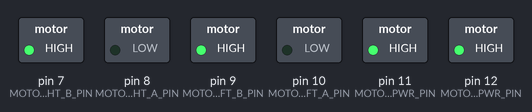
The sketch below on a simulated Arduino Uno, built with avr-gcc and run on an emulated ATmega328P. On the bench: switched loads named in the sketch (green lamp = pin HIGH).

Above: at 0.5 s.
At 4.0 s:
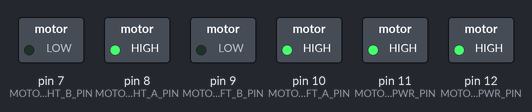
At 5.7 s:
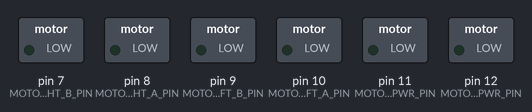
Timing chart, 0 to 9.1 s (numbered marks = the images above):
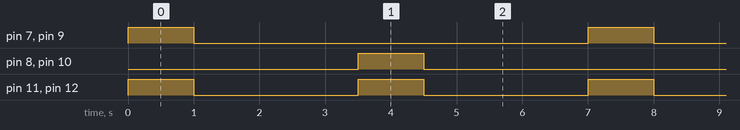

Measured:
- by itself, pin 11 (MOTOR_LEFT_PWR_PIN), pin 12 (MOTOR_RIGHT_PWR_PIN): alternates HIGH for 1.0 s and LOW for 2.5 s
- by itself, pin 7 (MOTOR_RIGHT_B_PIN), pin 8 (MOTOR_RIGHT_A_PIN), pin 9 (MOTOR_LEFT_B_PIN), pin 10 (MOTOR_LEFT_A_PIN): alternates HIGH for 1.0 s and LOW for 6.0 s
- by itself, everything shown: repeats every 7.0 s, in 4 steps

The sketch:

L293_example1.ino
```cpp
#define MOTOR_LEFT_PWR_PIN    11    /** Connected to L293 pin 1*/
#define MOTOR_LEFT_A_PIN      10    /** Connected to L293 pin 2 */
#define MOTOR_LEFT_B_PIN      9     /** Connected to L293 pin 7 */

#define MOTOR_RIGHT_PWR_PIN    12    /** Connected to L293 pin 9*/
#define MOTOR_RIGHT_A_PIN      8     /** Connected to L293 pin 10 */
#define MOTOR_RIGHT_B_PIN      7     /** Connected to L293 pin 15 */

typedef enum
{
  MOTOR_STOP,
  MOTOR_FWD,
  MOTOR_REV
}motor_state_t;

typedef struct
{
  bool    a_state;
  bool    b_state;
  uint8_t a_pin;
  uint8_t b_pin;
  uint8_t power;
  uint8_t power_pin;
}motor_t;

motor_t m_motor_left = {
  .a_state    = false,
  .b_state    = false,
  .a_pin      = MOTOR_LEFT_A_PIN,
  .b_pin      = MOTOR_LEFT_B_PIN,
  .power      = 0,
  .power_pin  = MOTOR_LEFT_PWR_PIN
};

motor_t m_motor_right = {
  .a_state    = false,
  .b_state    = false,
  .a_pin      = MOTOR_RIGHT_A_PIN,
  .b_pin      = MOTOR_RIGHT_B_PIN,
  .power      = 0,
  .power_pin  = MOTOR_RIGHT_PWR_PIN
};

void motor_write(motor_t * p_motor)
{
  digitalWrite(p_motor->a_pin, p_motor->a_state);
  digitalWrite(p_motor->b_pin, p_motor->b_state);
  analogWrite(p_motor->power_pin, p_motor->power);
}

void motor_config(motor_t * p_motor, motor_state_t state, uint8_t pwr)
{
    switch(state)
    {
      case MOTOR_STOP:
      default:
        p_motor->a_state  = false;
        p_motor->b_state  = false;
        p_motor->power    = 0;
      break;

      case MOTOR_FWD:
        p_motor->a_state  = false;
        p_motor->b_state  = true;
        p_motor->power    = pwr;
      break;

      case MOTOR_REV:
        p_motor->a_state  = true;
        p_motor->b_state  = false;
        p_motor->power    = pwr;
      break;
    }
    motor_write(p_motor);
}

void setup() {

  Serial.begin(115200);

  pinMode(m_motor_left.a_pin, OUTPUT);
  pinMode(m_motor_left.b_pin, OUTPUT);
  pinMode(m_motor_left.power_pin, OUTPUT);

  pinMode(m_motor_right.a_pin, OUTPUT);
  pinMode(m_motor_right.b_pin, OUTPUT);
  pinMode(m_motor_right.power_pin, OUTPUT);

  motor_config(&m_motor_right, MOTOR_STOP, 0);
  motor_config(&m_motor_left, MOTOR_STOP, 0);


}

void loop() {

  motor_config(&m_motor_left, MOTOR_FWD, 255);
  motor_config(&m_motor_right, MOTOR_FWD, 255);
  delay(1000);
  motor_config(&m_motor_left, MOTOR_STOP, 0);
  motor_config(&m_motor_right, MOTOR_STOP, 0);
  delay(2500);
  motor_config(&m_motor_left, MOTOR_REV, 255);
  motor_config(&m_motor_right, MOTOR_REV, 255);
  delay(1000);
  motor_config(&m_motor_left, MOTOR_STOP, 0);
  motor_config(&m_motor_right, MOTOR_STOP, 0);
  delay(2500);


}
```
